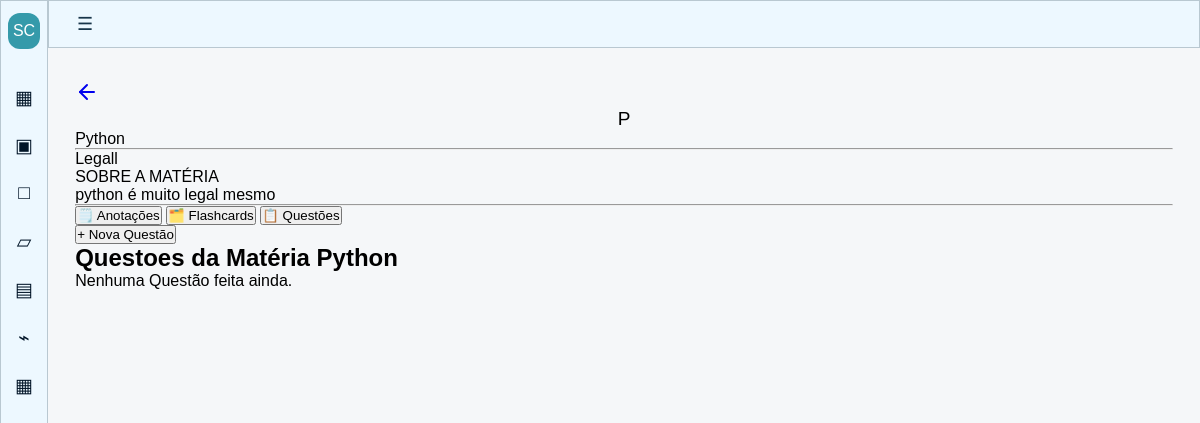
The app's page /materia/1, older data.
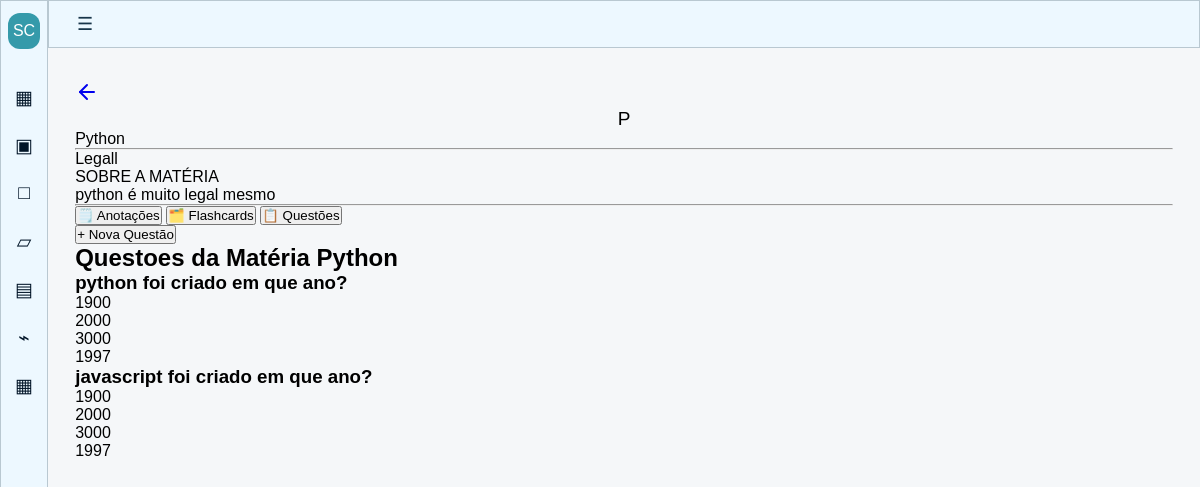
The same page, newer data.
### simulado_e_cards/models.py (models this page shows)
class Materia(database.Model):
    id = database.Column(database.Integer(), primary_key=True)
    nome_materia = database.Column(database.String(), nullable=False)
    descricao_materia = database.Column(database.Text(40), nullable=False)
    sobre_materia = database.Column(database.Text(), nullable=False)
    cor = database.Column(database.String(7), nullable=False, default="#2E8B9F")
    anotacoes = database.relationship("Anotacao", backref="materia", lazy=True)
    questoes = database.relationship("Questao", backref="materia", lazy=True)

class Questao(database.Model):
    id = database.Column(database.Integer(), primary_key=True)
    enunciado = database.Column(database.Text(), nullable=False)
    alternativa_a = database.Column(database.Text(255), nullable=False)
    alternativa_b = database.Column(database.Text(255), nullable=False)
    alternativa_c = database.Column(database.Text(255), nullable=False)
    alternativa_d = database.Column(database.Text(255), nullable=False)
    resposta_correta = database.Column(database.String(1), nullable=False)
    materia_id = database.Column(
        database.Integer(), ForeignKey("materia.id"), nullable=False
    )

### simulado_e_cards/routes.py (the view, shortened to what this page needs)
@app.route("/materia/<int:materia_id>", methods=["GET", "POST"])
def materia(materia_id):
    form_card = FormCard()
    form_questao = FormQuestao()
    form_anotacao = FormAnotacao()
    modal_aberto = None
    card_edicao = None
    anotacao_edicao = None
    materia = Materia.query.get_or_404(materia_id)
    if "botao_submit_excluir" in request.form:
        card_id = request.form.get("card_id")
        card = Card.query.filter_by(id=card_id, materia_id=materia_id).first()
        database.session.delete(card)
        database.session.commit()
        return redirect(url_for("materia", materia_id=materia_id) + "#flashcards")
    anotacoes = Anotacao.query.filter_by(materia_id=materia_id).all()
    questoes = Questao.query.filter_by(materia_id=materia_id).all()
    cards = Card.query.filter_by(materia_id=materia_id).all()
    return render_template(
        "materia.html",
        materia=materia,
        form_anotacao=form_anotacao,
        form_questao=form_questao,
        questoes=questoes,
        form_card=form_card,
        cards=cards,
        modal_aberto=modal_aberto,
        card_edicao=card_edicao,
        anotacoes=anotacoes,
        anotacao_edicao=anotacao_edicao
    )

### simulado_e_cards/templates/materia.html (shortened to what this page needs)
{% extends 'base.html' %}
{% block body %}
<div>
    <div>
        <a href="{{ url_for('materias') }}">
            <svg xmlns="http://www.w3.org/2000/svg" width="24" height="24" viewBox="0 0 24 24" fill="none" stroke="currentColor" stroke-width="2" stroke-linecap="round" stroke-linejoin="round" class="lucide lucide-arrow-left h-4 w-4" aria-hidden="true"><path d="m12 19-7-7 7-7"></path><path d="M19 12H5"></path></svg>
        </a>
        <div>
            <div class="icon">{{ materia.nome_materia[0] }}</div>
            <p>{{ materia.nome_materia }}</p>
            <hr>
            <p>{{ materia.descricao_materia }}</p>
        </div>
    </div>
    <div>
        <span>SOBRE A MATÉRIA</span>
        <p>{{ materia.sobre_materia }}</p>
    </div>
</div>
<hr>
<nav>
    <button data-aba="anotacoes">
        🗒️ Anotações
    </button>
    <button data-aba="flashcards">
        🗂️ Flashcards
    </button>
    <button class="ativo" data-aba="questoes">
        📋 Questões
    </button>
</nav>
<section id="questoes" class="conteudo ativo">
    <button type="button" commandfor="modal-materia" command="show-modal">
        + Nova Questão
    </button>
    <h2>Questoes da Matéria {{ materia.nome_materia }}</h2>
    {% for questao in questoes %}
        <div class="card-conector">
            <h3>{{ questao.enunciado }}</h3>
            <p>{{ questao.alternativa_a }}</p>
            <p>{{ questao.alternativa_b }}</p>
            <p>{{ questao.alternativa_c }}</p>
            <p>{{ questao.alternativa_d }}</p>
        </div>
    {% else %}
        <p class="vazio">Nenhuma Questão feita ainda.</p>
    {% endfor %}
</section>
{% endblock %}

### simulado_e_cards/templates/base.html (shortened to what this page needs)
<!DOCTYPE html>
<html lang="pt-BR">
<head>
    <link rel="stylesheet" href="{{ url_for('static', filename='css/base.css') }}">
    <link rel="stylesheet" href="{{ url_for('static', filename='css/materias.css') }}">
    <link rel="stylesheet" href="{{ url_for('static', filename='css/materia.css') }}">
    <link rel="stylesheet" href="{{ url_for('static', filename='css/flashcard.css') }}">
    <link rel="stylesheet" href="{{ url_for('static', filename='css/anotacoes.css') }}">
    <link rel="stylesheet" href="{{ url_for('static', filename='css/nav.css') }}">
</head>
<body>
{% include 'nav.html' %}
<main id="conteudo-principal">
    {% block body %}
    {% endblock %}
</main>
</body>
</html>

### simulado_e_cards/templates/nav.html (shortened to what this page needs)
<div class="open-menu">
<aside class="sidebar-top">
    <label for="menu-toggle" class="menu-button">
        ☰
    </label>
</aside>
<aside class="sidebar">
    <div class="logo">
        SC
    </div>
    <nav class="menu">
        <a href="{{ url_for('painel') }}" class="{% if request.endpoint == 'painel' %}ativo{% endif %}">
            <span class="icon">▦</span>
        </a>
        <a href="{{ url_for('materias') }}" class="{% if request.endpoint == 'materias' %}ativo{% endif %}">
            <span class="icon">▣</span>
        </a>
        <a href="{{ url_for('flashcard') }}" class="{% if request.endpoint == 'flashcard' %}ativo{% endif %}">
            <span class="icon">□</span>
        </a>
        <a href="{{ url_for('anotacao') }}" class="{% if request.endpoint == 'anotacao' %}ativo{% endif %}">
            <span class="icon">▱</span>
        </a>
        <a href="{{ url_for('simulado') }}" class="{% if request.endpoint == 'simulado' %}ativo{% endif %}">
            <span class="icon">▤</span>
        </a>
        <a href="/relatorios">
            <span class="icon">⌁</span>
        </a>
        <a href="/calendario">
            <span class="icon">▦</span>
        </a>
    </nav>
</aside>
</div>

### simulado_e_cards/static/css/base.css (style rules this page uses)
* { box-sizing: border-box; margin: 0; padding: 0; }
:root { --borda-preto: #222; --bg-preto: #111111b6; }
body { font-family: Arial, sans-serif; background: #f5f7f9; }
main { padding: 5rem 1.70rem; }

### simulado_e_cards/static/css/materia.css (style rules this page uses)
.conteudo { display: none; }
.conteudo.ativo { display: block; }

### simulado_e_cards/static/css/flashcard.css (style rules this page uses)
* { box-sizing: border-box; margin: 0; padding: 0; }
:root { --borda-preto: #222; --bg-preto: #111111b6; }

### simulado_e_cards/static/css/nav.css (style rules this page uses)
.open-menu { position: relative; }
.sidebar-top { position: fixed; top: 0; left: 48px; width: calc(100% - 48px); height: 48px; background: #edf8ff; border: 1px solid #b9c8d1; display: flex; align-items: center; padding: 0 20px; transition: left .3s ease, width .3s ease; z-index: 1100; }
.sidebar { position: fixed; top: 0; left: 0; width: 48px; height: 100vh; background: #edf8ff; border: 1px solid #b9c8d1; display: flex; flex-direction: column; align-items: center; padding: 12px 6px; transition: width .3s ease; z-index: 1000; }
.logo { width: 32px; height: 36px; flex-shrink: 0; border-radius: 12px; background: #359aaa; color: white; display: flex; align-items: center; justify-content: center; margin-bottom: 28px; }
.menu-button { width: 32px; height: 32px; padding: 0; border-radius: 10px; display: flex; align-items: center; justify-content: center; cursor: pointer; color: #18354a; font-size: 18px; transition: .3s ease; }
.menu { width: 100%; display: flex; flex-direction: column; gap: 8px; }
.menu a { height: 40px; width: 100%; display: flex; align-items: center; text-decoration: none; color: #011427; border-radius: 9px; overflow: hidden; transition: background .2s; }
.icon { min-width: 34px; display: flex; align-items: center; justify-content: center; font-size: 19px; }
main { margin-left: 48px; transition: margin-left .3s ease; }

Row changes from the older to the newer data that the page shows:
added Questao: enunciado "python foi criado em que ano?", alternativa_a "1900", alternativa_b "2000", alternativa_c "3000", alternativa_d "1997"
added Questao: enunciado "javascript foi criado em que ano?", alternativa_a "1900", alternativa_b "2000", alternativa_c "3000", alternativa_d "1997"
Text that changed along with them:
text no longer shown: "Nenhuma Questão feita ainda."
